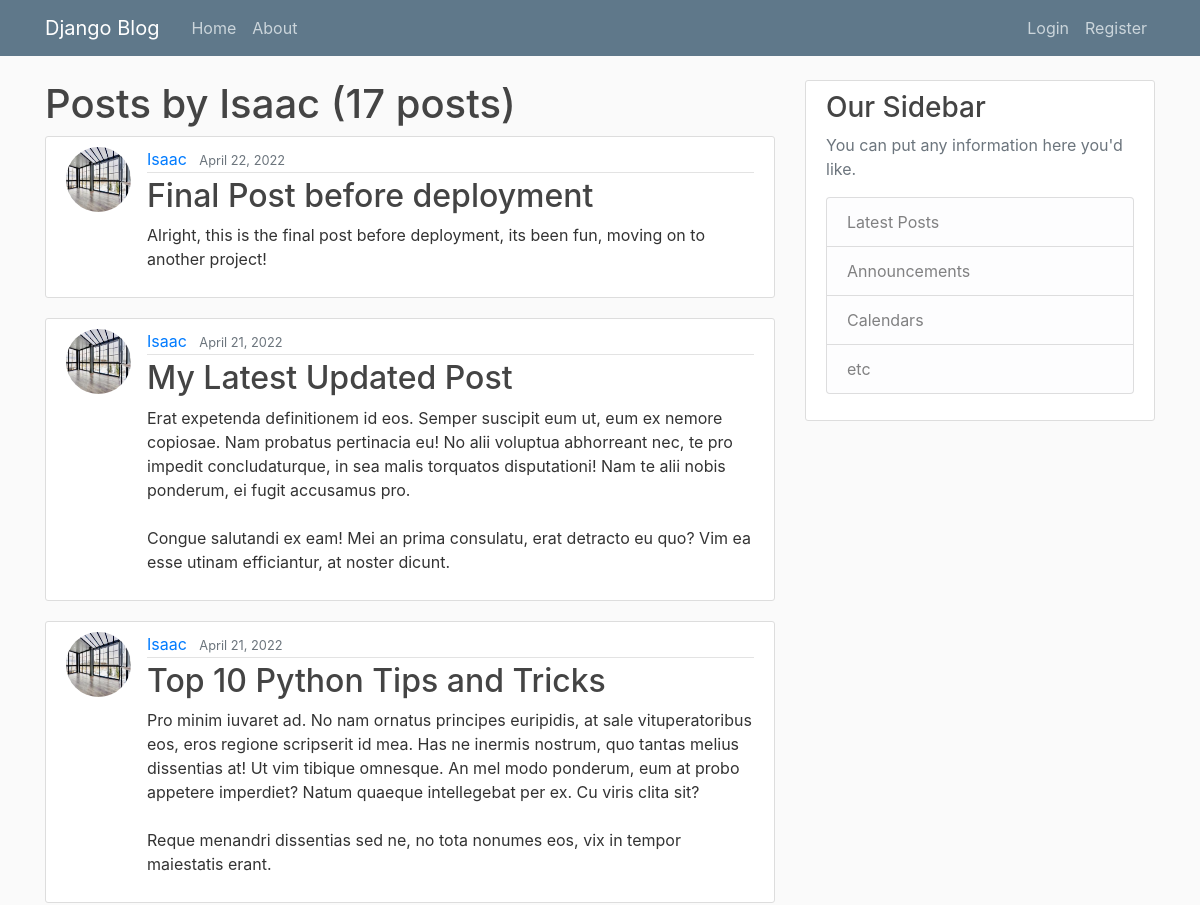
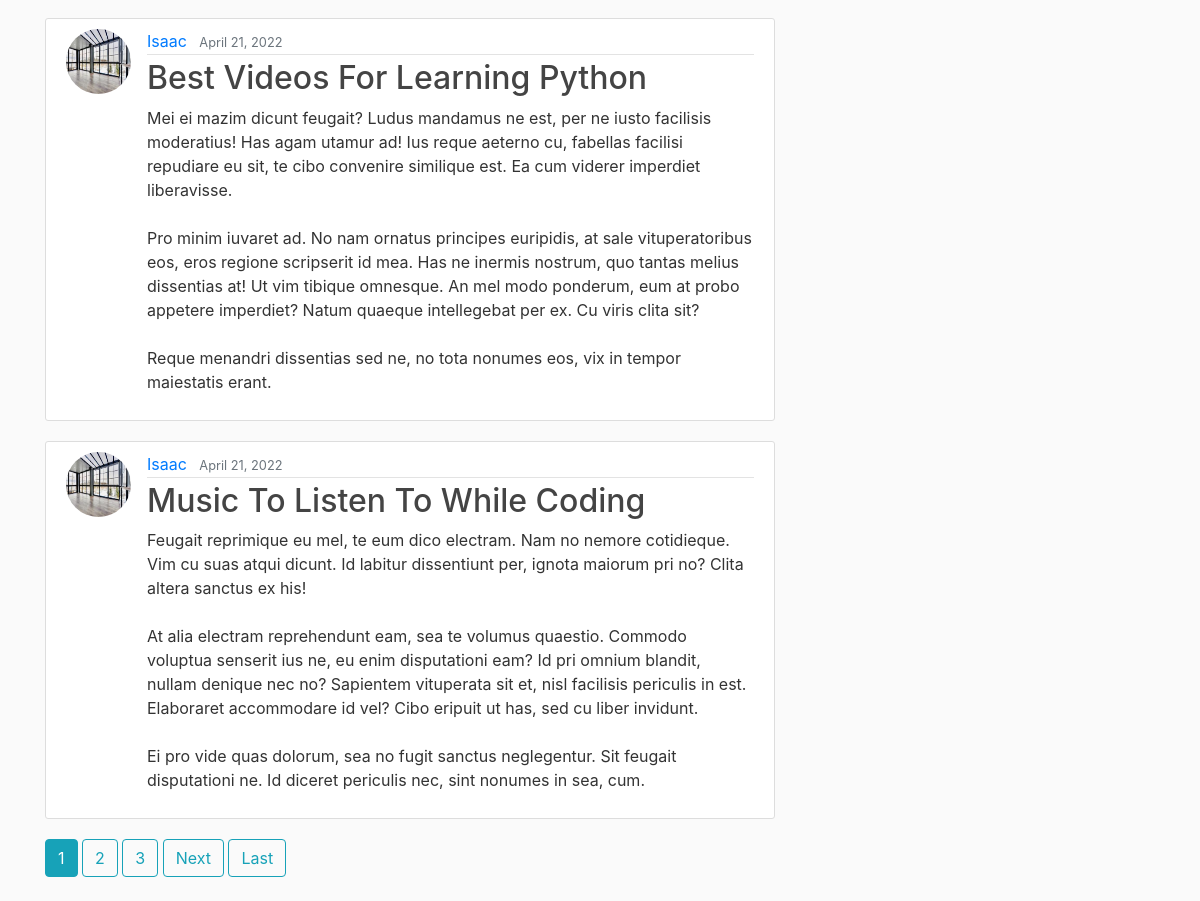
The page /profile/posts/Isaac on the database its author committed (2 pictures, top to bottom).
### blog/models.py (models this page shows, shortened)
class Post(models.Model):
    title = models.CharField(max_length=100)
    content = models.TextField()
    date_posted = models.DateTimeField(default=timezone.now)
    author = models.ForeignKey(User, on_delete=models.CASCADE)

### users/models.py (models this page shows, shortened)
class Profile(models.Model):
    user = models.OneToOneField(User, on_delete=models.CASCADE)
    image = models.ImageField(default='default.png', upload_to='profile_pics')

### blog/views.py (the view)
# urls.py: path('profile/posts/<str:username>', views.UserPostListView.as_view(), name="user-posts"),
class UserPostListView(ListView):
    model = Post
    template_name = "blog/user_posts.html"
    context_object_name = "posts"
    paginate_by = 5
    def get_queryset(self):
        user = get_object_or_404(User, username=self.kwargs.get("username"))
        return Post.objects.filter(author=user).order_by("-date_posted")

### blog/templates/blog/user_posts.html (shortened to what this page needs)
{% extends "blog/base.html"%}
{% block content %}
    <h1>Posts by {{ view.kwargs.username }} ({{ page_obj.paginator.count }} posts)</h1>
    {% for post in posts %}
    <article class="media content-section">
      <img src="{{ post.author.profile.image.url }}" alt="" class="rounded-circle article-img">
        <div class="media-body">
          <div class="article-metadata">
            <a class="mr-2" href="{% url 'profile' post.author.id %}">{{ post.author }}</a>
            <small class="text-muted">{{ post.date_posted|date:"F d, Y" }}</small>
          </div>
          <h2><a class="article-title" href="{% url 'post-detail' post.id %}">{{ post.title }}</a></h2>
          <p class="article-content">{{ post.content }}</p>
        </div>
      </article>
    {% endfor %}
    {% if is_paginated %}
      {% for num in page_obj.paginator.page_range %}
        {% if page_obj.number == num %}
          <a class="btn btn-info mb-4" href="?page={{ num }}">{{ num }}</a>
        {% elif num > page_obj.number|add:"-3" and num < page_obj.number|add:"3" %}
        <a class="btn btn-outline-info mb-4" href="?page={{ num }}">{{ num }}</a>
        {% endif %}
      {% endfor %}
      {% if page_obj.has_next %}
        <a class="btn btn-outline-info mb-4" href="?page={{ page_obj.next_page_number }}">Next</a>
        <a class="btn btn-outline-info mb-4" href="?page={{ page_obj.paginator.num_pages }}">Last</a>
      {% endif %}
    {% endif %}
{% endblock content %}

### blog/static/blog/main.css (style rules this page uses)
body { background: #fafafa; color: #333333; margin-top: 5rem; }
h1, h2, h3, h4, h5, h6 { color: #444444; }
.content-section { background: #ffffff; padding: 10px 20px; border: 1px solid #dddddd; border-radius: 3px; margin-bottom: 20px; }
.article-title { color: #444444; }
.article-content { white-space: pre-line; }
.article-img { height: 65px; width: 65px; margin-right: 16px; }
.article-metadata { padding-bottom: 1px; margin-bottom: 4px; border-bottom: 1px solid #e3e3e3 }

### rows shown on the page
Post: author.profile.image (picture), author "Isaac", date_posted "April 22, 2022", title "Final Post before deployment", content "Alright, this is the final post before deployment, its been fun, moving on to another project!"
Post: author.profile.image (picture), author "Isaac", date_posted "April 21, 2022", title "My Latest Updated Post", content "Erat expetenda definitionem id eos. Semper suscipit eum ut, eum ex nemore copiosae. Nam probatus pertinacia eu! No alii voluptua abhorreant nec, te pro impedit concludaturque, in sea malis torquatos disputationi! Nam te alii nobis ponderum, ei fugit accusamus pro. Congue salutandi ex eam! Mei an prima consulatu, erat detracto eu quo? Vim ea esse utinam efficiantur, at noster dicunt."
Post: author.profile.image (picture), author "Isaac", date_posted "April 21, 2022", title "Top 10 Python Tips and Tricks", content "Pro minim iuvaret ad. No nam ornatus principes euripidis, at sale vituperatoribus eos, eros regione scripserit id mea. Has ne inermis nostrum, quo tantas melius dissentias at! Ut vim tibique omnesque. An mel modo ponderum, eum at probo appetere imperdiet? Natum quaeque intellegebat per ex. Cu viris clita sit? Reque menandri dissentias sed ne, no tota nonumes eos, vix in tempor maiestatis erant."
Post: author.profile.image (picture), author "Isaac", date_posted "April 21, 2022", title "Best Videos For Learning Python", content "Mei ei mazim dicunt feugait? Ludus mandamus ne est, per ne iusto facilisis moderatius! Has agam utamur ad! Ius reque aeterno cu, fabellas facilisi repudiare eu sit, te cibo convenire similique est. Ea cum viderer imperdiet liberavisse. Pro minim iuvaret ad. No nam ornatus principes euripidis, at sale vituperatoribus eos, eros regione scripserit id mea. Has ne inermis nostrum, quo tantas melius dissentias at! Ut vim tibique omnesque. An mel modo ponderum, eum at probo appetere imperdiet? Natum quaeque intellegebat per ex. Cu viris clita sit? Reque menandri dissentias sed ne, no tota nonumes eos, vix in tempor maiestatis erant."
Post: author.profile.image (picture), author "Isaac", date_posted "April 21, 2022", title "Music To Listen To While Coding", content "Feugait reprimique eu mel, te eum dico electram. Nam no nemore cotidieque. Vim cu suas atqui dicunt. Id labitur dissentiunt per, ignota maiorum pri no? Clita altera sanctus ex his! At alia electram reprehendunt eam, sea te volumus quaestio. Commodo voluptua senserit ius ne, eu enim disputationi eam? Id pri omnium blandit, nullam denique nec no? Sapientem vituperata sit et, nisl facilisis periculis in est. Elaboraret accommodare id vel? Cibo eripuit ut has, sed cu liber invidunt. Ei pro vide quas dolorum, sea no fugit sanctus neglegentur. Sit feugait disputationi ne. Id diceret periculis nec, sint nonumes in sea, cum."

### other values the page prints
{{ view.kwargs.username }} "Isaac"
{{ page_obj.paginator.count }} "17"
{{ num }} "1"
{{ num }} "2" "3"
